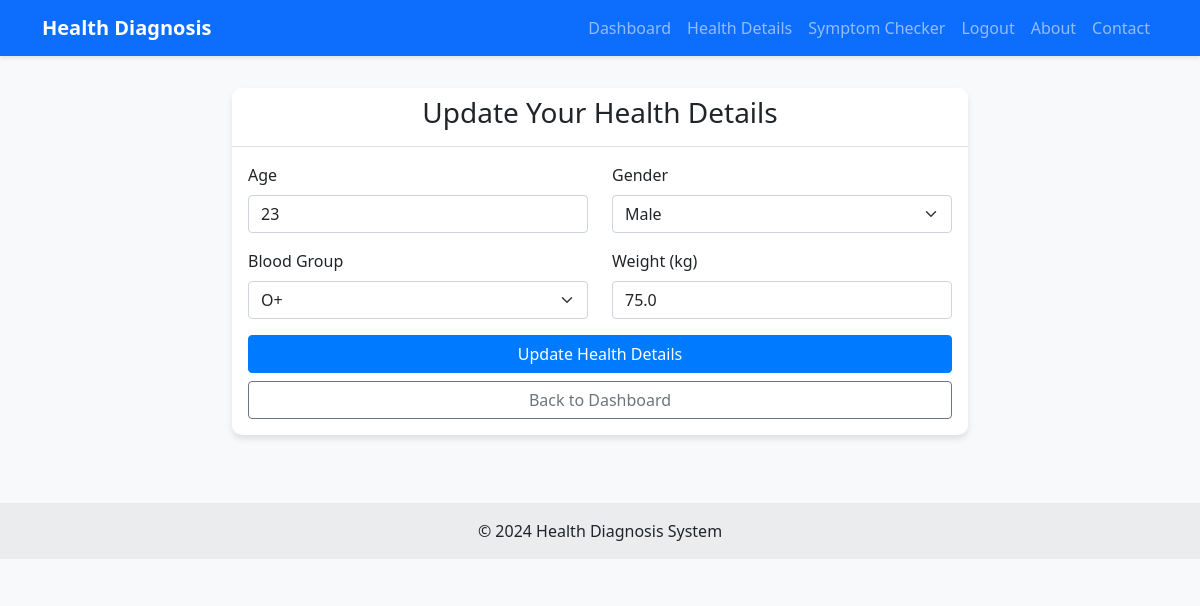
/health_details (signed in), run on the app's committed database.
### app.py (models this page shows)
class User(UserMixin, db.Model):
    id = db.Column(db.Integer, primary_key=True)
    name = db.Column(db.String(100), nullable=False)
    phone = db.Column(db.String(20), unique=True, nullable=False)
    password = db.Column(db.String(200), nullable=False)
    address = db.Column(db.String(200))
    age = db.Column(db.Integer)
    gender = db.Column(db.String(10))
    blood_group = db.Column(db.String(5))
    weight = db.Column(db.Float)

### app.py (the view, shortened to what this page needs)
@app.route('/health_details', methods=['GET', 'POST'])
@login_required
def health_details():
    return render_template('health_details.html')

### app.py (called while the page is built)
@login_manager.user_loader
def load_user(user_id):
    return User.query.get(int(user_id))

### templates/health_details.html (shortened to what this page needs)
{% extends "base.html" %}
{% block content %}
<div class="row justify-content-center">
    <div class="col-md-8">
        <div class="card">
            <div class="card-header">
                <h3 class="text-center">Update Your Health Details</h3>
            </div>
            <div class="card-body">
                <form method="POST" action="{{ url_for('health_details') }}">
                    <div class="row">
                        <div class="col-md-6 mb-3">
                            <label for="age" class="form-label">Age</label>
                            <input type="number" class="form-control" id="age" name="age" value="{{ current_user.age }}" required>
                        </div>
                        <div class="col-md-6 mb-3">
                            <label for="gender" class="form-label">Gender</label>
                            <select class="form-select" id="gender" name="gender" required>
                                <option value="male" {% if current_user.gender == 'male' %}selected{% endif %}>Male</option>
                            </select>
                        </div>
                    </div>
                    <div class="row">
                        <div class="col-md-6 mb-3">
                            <label for="blood_group" class="form-label">Blood Group</label>
                            <select class="form-select" id="blood_group" name="blood_group" required>
                                <option value="O+" {% if current_user.blood_group == 'O+' %}selected{% endif %}>O+</option>
                            </select>
                        </div>
                        <div class="col-md-6 mb-3">
                            <label for="weight" class="form-label">Weight (kg)</label>
                            <input type="number" class="form-control" id="weight" name="weight" value="{{ current_user.weight }}" step="0.1" required>
                        </div>
                    </div>
                    <div class="d-grid gap-2">
                        <button type="submit" class="btn btn-primary">Update Health Details</button>
                        <a href="{{ url_for('dashboard') }}" class="btn btn-outline-secondary">Back to Dashboard</a>
                    </div>
                </form>
            </div>
        </div>
    </div>
</div>
{% endblock %}

### static/css/style.css (style rules this page uses)
body { background-color: #f8f9fa; font-family: 'Segoe UI', Tahoma, Geneva, Verdana, sans-serif; }
.card { box-shadow: 0 4px 6px rgba(0, 0, 0, 0.1); border: none; border-radius: 10px; }
.card-header { background-color: #fff; border-bottom: 1px solid rgba(0, 0, 0, 0.125); border-radius: 10px 10px 0 0 !important; }
.btn-primary { background-color: #007bff; border-color: #007bff; }
.btn { transition: all 0.3s ease; }
.card { transition: transform 0.3s ease; }

### data on the page
User: age "23", gender "Male", blood_group "O+", weight "75.0"
